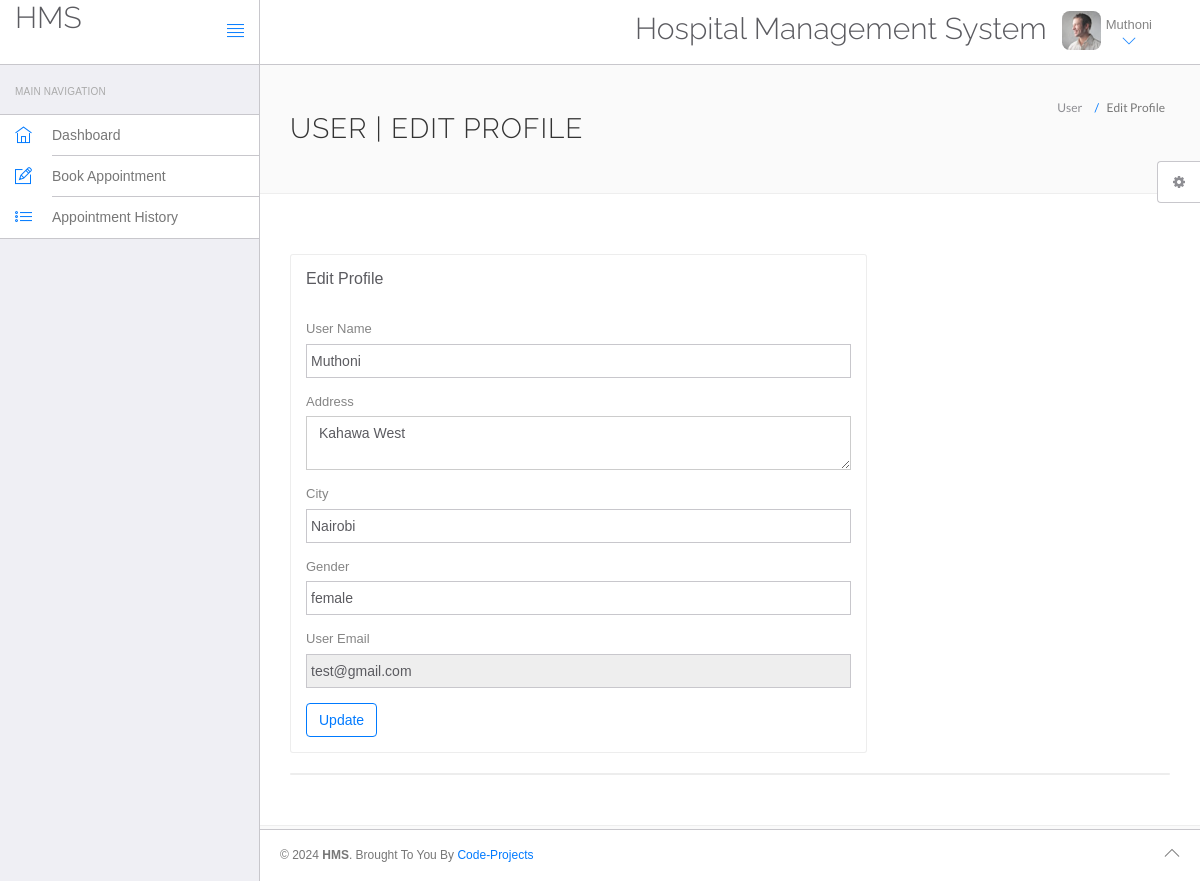
The page /hms/edit-profile.php (signed in) on the database its author committed.
### tables this page shows
CREATE TABLE `users` (
  `id` int(11) NOT NULL,
  `fullName` varchar(255) NOT NULL,
  `address` longtext NOT NULL,
  `city` varchar(255) NOT NULL,
  `gender` varchar(255) NOT NULL,
  `email` varchar(255) NOT NULL,
  `password` varchar(255) NOT NULL,
  `regDate` timestamp NOT NULL DEFAULT current_timestamp(),
  `updationDate` varchar(255) DEFAULT NULL
);

### hms/edit-profile.php (the view, shortened to what this page needs)
<?php
include('include/config.php');
?>
<!DOCTYPE html>
<html lang="en">
<head>
	<link rel="stylesheet" href="vendor/bootstrap/css/bootstrap.min.css">
	<link rel="stylesheet" href="vendor/fontawesome/css/font-awesome.min.css">
	<link rel="stylesheet" href="vendor/themify-icons/themify-icons.min.css">
	<link href="vendor/animate.css/animate.min.css" rel="stylesheet" media="screen">
	<link href="vendor/perfect-scrollbar/perfect-scrollbar.min.css" rel="stylesheet" media="screen">
	<link href="vendor/switchery/switchery.min.css" rel="stylesheet" media="screen">
	<link href="vendor/bootstrap-touchspin/jquery.bootstrap-touchspin.min.css" rel="stylesheet" media="screen">
	<link href="vendor/select2/select2.min.css" rel="stylesheet" media="screen">
	<link href="vendor/bootstrap-datepicker/bootstrap-datepicker3.standalone.min.css" rel="stylesheet" media="screen">
	<link href="vendor/bootstrap-timepicker/bootstrap-timepicker.min.css" rel="stylesheet" media="screen">
	<link rel="stylesheet" href="assets/css/styles.css">
	<link rel="stylesheet" href="assets/css/plugins.css">
	<link rel="stylesheet" href="assets/css/themes/theme-1.css" id="skin_color" />
</head>
<body>
	<div id="app">
		<?php include('include/sidebar.php'); ?>
		<div class="app-content">
			<?php include('include/header.php'); ?>
			<div class="main-content">
				<div class="wrap-content container" id="container">
					<section id="page-title">
						<div class="row">
							<div class="col-sm-8">
								<h1 class="mainTitle">User | Edit Profile</h1>
							</div>
							<ol class="breadcrumb">
								<li>
									<span>User </span>
								</li>
								<li class="active">
									<span>Edit Profile</span>
								</li>
							</ol>
						</div>
					</section>
					<div class="container-fluid container-fullw bg-white">
						<div class="row">
							<div class="col-md-12">
								<div class="row margin-top-30">
									<div class="col-lg-8 col-md-12">
										<div class="panel panel-white">
											<div class="panel-heading">
												<h5 class="panel-title">Edit Profile</h5>
											</div>
											<div class="panel-body">
												<?php $sql = mysqli_query($bd, "select * from users where email='" . $_SESSION['login'] . "'");
												while ($data = mysqli_fetch_array($sql)) {
												?>
													<form role="form" name="edit" method="post">
														<div class="form-group">
															<label for="fname">
																User Name
															</label>
															<input type="text" name="fname" class="form-control" value="<?php echo htmlentities($data['fullName']); ?>">
														</div>
														<div class="form-group">
															<label for="address">
																Address
															</label>
															<textarea name="address" class="form-control"><?php echo htmlentities($data['address']); ?></textarea>
														</div>
														<div class="form-group">
															<label for="city">
																City
															</label>
															<input type="text" name="city" class="form-control" required="required" value="<?php echo htmlentities($data['city']); ?>">
														</div>
														<div class="form-group">
															<label for="gender">
																Gender
															</label>
															<input type="text" name="gender" class="form-control" required="required" value="<?php echo htmlentities($data['gender']); ?>">
														</div>
														<div class="form-group">
															<label for="fess">
																User Email
															</label>
															<input type="email" name="uemail" class="form-control" readonly="readonly" value="<?php echo htmlentities($data['email']); ?>">
														</div>
													<?php } ?>
													<button type="submit" name="submit" class="btn btn-o btn-primary">
														Update
													</button>
													</form>
											</div>
										</div>
									</div>
								</div>
							</div>
							<div class="col-lg-12 col-md-12">
								<div class="panel panel-white">
								</div>
							</div>
						</div>
					</div>
				</div>
			</div>
		</div>
		<?php include('include/footer.php'); ?>
		<?php include('include/setting.php'); ?>
	</div>
</body>
</html>

### hms/include/header.php (shortened to what this page needs)
<header class="navbar navbar-default navbar-static-top">
					<div class="navbar-header">
						<a class="navbar-brand" href="#">
							<h2 style="padding-top:2% ">HMS</h2>
						</a>
						<a href="#" class="sidebar-toggler pull-right visible-md visible-lg" data-toggle-class="app-sidebar-closed" data-toggle-target="#app">
							<i class="ti-align-justify"></i>
						</a>
					</div>
					<div class="navbar-collapse collapse">
						<ul class="nav navbar-right">
								<li  style="padding-top:2% ">
								<h2>Hospital Management System</h2>
							</li>
							<li class="dropdown current-user">
								<a href class="dropdown-toggle" data-toggle="dropdown">
									<img src="assets/images/avatar-1.jpg" alt="Peter"> <span class="username">
									<?php $query=mysqli_query($bd,"select fullName from users where id='".$_SESSION['id']."'");
while($row=mysqli_fetch_array($query))
{
	echo $row['fullName'];
}
									?> <i class="ti-angle-down"></i></i></span>
								</a>
							</li>
						</ul>
					</div>
				</header>

### hms/assets/css/themes/theme-1.css (style rules this page uses)
body { background: #FAFAFA; }
header .navbar-header { background: #ffffff !important; border-right-color: #c8c7cc !important; border-bottom-color: #c8c7cc !important; }
header .navbar-header .sidebar-toggler, header .navbar-header .sidebar-mobile-toggler { color: #007aff !important; }
header .navbar-header .navbar-brand { color: #777 !important; }
header .navbar-collapse { background: #ffffff !important; border-bottom-color: #c8c7cc !important; box-shadow: none !important; }
header .navbar-collapse .navbar-right > li > a { color: #777; }
header .navbar-collapse .navbar-right > li > a i { color: #007aff !important; }

### rows shown on the page
users: fullName "Muthoni", fname "Muthoni", address "Kahawa West", city "Nairobi", gender "female", uemail "test@gmail.com"
